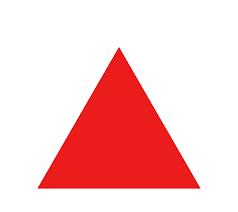
#> input picture contour&shape detection/trangle.png, 238 x 212 px
$ python shapedecect.py
#> lines starting #> are read from the running program, lines starting #| are printed output that depends on the picture; after the words box and inside, x2 and y2 are one past the last pixel; in counts of white or black regions, pixels touching at a corner belong together
import cv2

img=cv2.imread("trangle.png")
#> img is the input picture: shape (212, 238, 3); mean B, G, R 202.8, 202.8, 250.2

# 3-channel(BGR)
gray=cv2.cvtColor(img,cv2.COLOR_BGR2GRAY)
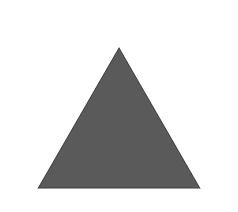
#> gray: shape (212, 238); min 70, max 255, mean 217

# threshold(light ,dark)
_,thresh=cv2.threshold(gray,200,255,cv2.THRESH_BINARY)
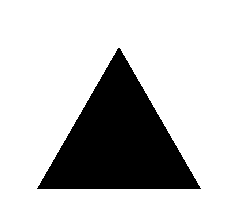
#> thresh: shape (212, 238); 76.9% white; 1 black region

# find contours(shape boundry find)
contours,hierarchy=cv2.findContours(thresh,cv2.RETR_TREE,cv2.CHAIN_APPROX_SIMPLE)
#> contours = 2 contours; box (x1, y1, x2, y2) and area: (0, 0, 238, 212) 50007, (36, 47, 202, 190) 11893


# 3 chanal hote hai esliye parameter me 3 cloror pass kiye hai
cv2.drawContours(img,contours,-1,(255,0,0),2)
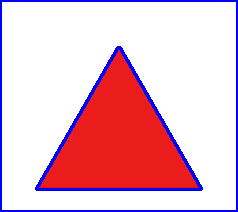
#> img: shape (212, 238, 3); 6.85% of pixels changed, all inside (x1, y1, x2, y2) = (0, 0, 238, 212)


# detection
for contour in contours:
    # ye hamare shape ko pixels wise check karega
    approx=cv2.approxPolyDP(contour,0.01*cv2.arcLength(contour,True),True)
    corners=len(approx)

    if corners==3:
        shape_name="Trangle"
    elif corners==4:
        shape_name="rectangle"
    elif corners==5:
        shape_name="Pentagone"
    elif corners>5:
        shape_name="Circle"
    else:
        shape_name="unknown"

    cv2.drawContours(img, [approx], 0, (0, 255, 0), 2)

    # multidimension-> 1D
    x=approx.ravel()[0]
    y=approx.ravel()[1]-10

    cv2.putText(img,shape_name,(x,y),cv2.FONT_HERSHEY_COMPLEX,0.6,(255,0,0))
#> this loop made 2 passes
#> (approx, corners, shape_name, x, y) on passes 1 to 2: ([[0, 0], [0, 211], [237, 211], [237, 0]], 4, 'rectangle', 0, -10), ([[36, 188], [118, 47], [201, 188]], 3, 'Trangle', 36, 178)
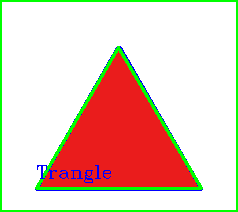
#> img: shape (212, 238, 3); 7.18% of pixels changed, all inside (x1, y1, x2, y2) = (0, 0, 238, 212)

cv2.imshow("contours",img)
cv2.waitKey(0)
cv2.destroyAllWindows()
